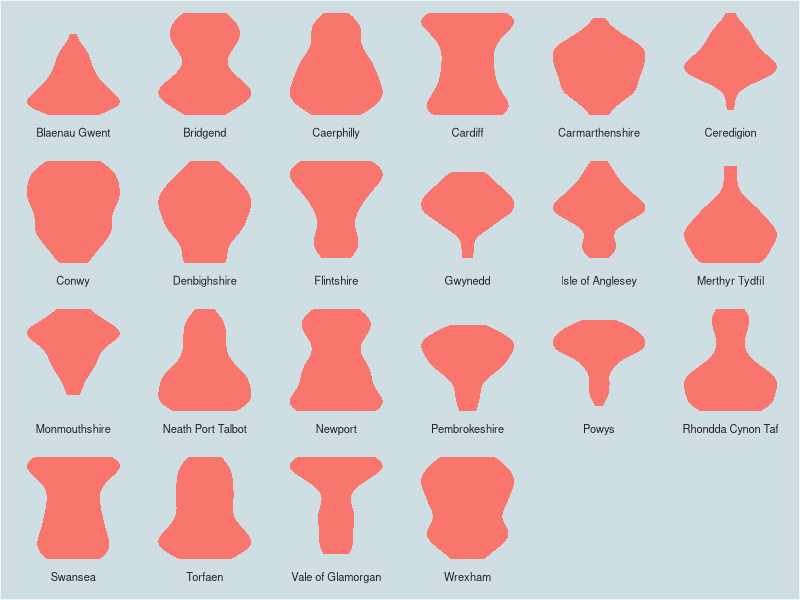
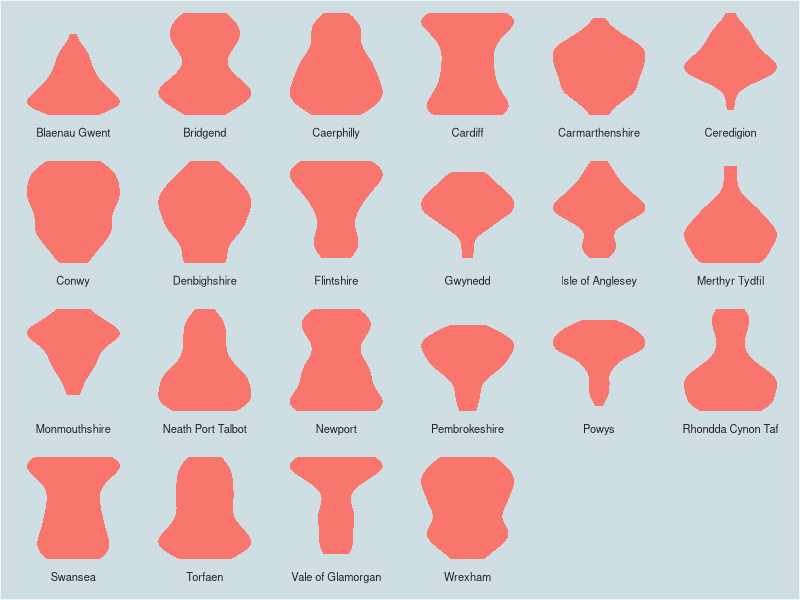

Write the R code that produced these figures, in order.
# Make the lava lamps for Wales IMD

library(tidyverse)

# get the data

wimd <- readr::read_csv("wales/source/wales_imd_2019_prepped.csv")

wimd_vigintile <- wimd %>% 
  mutate(vigintile = ntile(WIMD, 20)) %>%
  filter(!is.na(LAName))

wales_imd_la_pol_lava <- ggplot(wimd_vigintile, aes(LAName, vigintile, fill = '#5c5e66')) + 
  facet_wrap(~ LAName, strip.position = 'bottom', scales = 'free_x',ncol = 6) + 
  geom_violin(linetype = 0) +
  #scale_fill_manual(values = palControl) + 
  theme(legend.position = 'none',
        plot.subtitle = element_text(color = '#b1b1b1', size = 18, face='italic'),
        plot.title = element_text(color = "#b1b1b1",size=36),
        strip.background = element_rect(fill = '#cfdee2'),
        strip.text = element_text(color='#232323',size=8),
        axis.text.y = element_blank(),
        axis.ticks.y = element_blank(),
        axis.title.y = element_blank(),
        axis.text.x = element_blank(),
        axis.ticks.x = element_blank(),
        axis.title.x=element_blank(),
        axis.title = element_text(color="#232323",size=12),
        plot.background=element_rect(fill="#cfdee2"),
        panel.background = element_rect(fill="#cfdee2"),
        panel.grid.major = element_blank(),
        panel.grid.minor = element_blank())

wales_imd_la_pol_lava

ggsave(paste0("wales/outputs/2019WIMD.svg"),wales_imd_la_pol_lava,width=26,height=30,units="cm")




